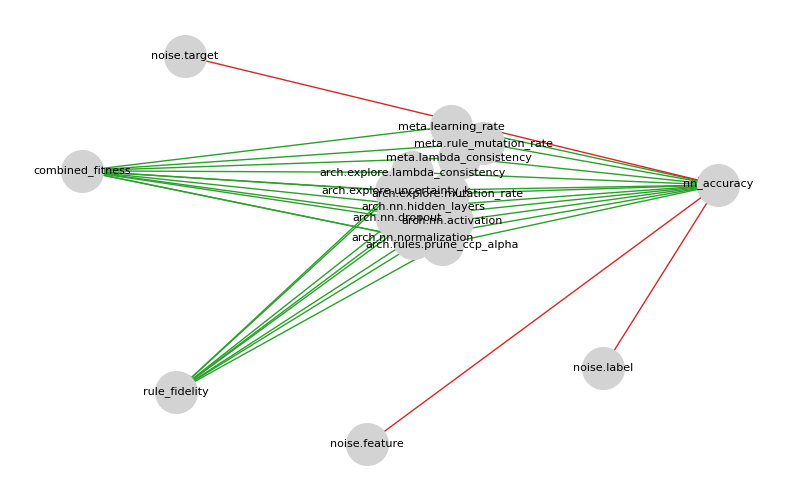

Source code (Python):
"""Render a simple causal graph from attribution results."""

from __future__ import annotations

from pathlib import Path
import json
from typing import Any, Iterable, List


def _flatten_results(payload: Any) -> List[dict[str, Any]]:
    if isinstance(payload, list):
        if payload and isinstance(payload[0], dict) and "results" in payload[0]:
            rows: List[dict[str, Any]] = []
            for item in payload:
                rows.extend(item.get("results", []))
            return rows
        return [item for item in payload if isinstance(item, dict)]
    if isinstance(payload, dict):
        if "runs" in payload and isinstance(payload["runs"], Iterable):
            rows: List[dict[str, Any]] = []
            for run in payload["runs"]:
                if isinstance(run, dict):
                    rows.extend(run.get("results", []))
            return rows
        if "results" in payload and isinstance(payload["results"], Iterable):
            return [item for item in payload["results"] if isinstance(item, dict)]
    return []


def build_graph(report_path: Path, out_path: Path, threshold: float = 0.02):
    try:
        import networkx as nx  # type: ignore
    except ImportError:
        return None
    try:
        import matplotlib.pyplot as plt  # type: ignore
    except ImportError:
        return None

    if not report_path.exists():
        return None

    try:
        payload = json.loads(report_path.read_text(encoding="utf-8"))
    except Exception:
        return None

    rows = _flatten_results(payload)
    if not rows:
        return None

    graph = nx.DiGraph()
    for row in rows:
        kind = row.get("kind")
        metric = row.get("metric")
        weight = row.get("did_mean")
        if not isinstance(kind, str) or not isinstance(metric, str):
            continue
        if not isinstance(weight, (int, float)):
            continue
        weight_val = float(weight)
        if abs(weight_val) < threshold:
            continue
        graph.add_edge(kind, metric, weight=weight_val)

    if not graph.edges:
        return None

    pos = nx.spring_layout(graph, seed=42)
    widths = [max(1.0, 6.0 * abs(graph.edges[edge]["weight"])) for edge in graph.edges]
    colors = ["tab:green" if graph.edges[edge]["weight"] > 0 else "tab:red" for edge in graph.edges]

    plt.figure(figsize=(8, 5))
    nx.draw_networkx_nodes(graph, pos, node_size=900, node_color="lightgray")
    nx.draw_networkx_labels(graph, pos, font_size=8)
    nx.draw_networkx_edges(graph, pos, width=widths, edge_color=colors, arrows=True, arrowsize=12)
    plt.axis("off")
    plt.tight_layout()
    plt.savefig(out_path)
    plt.close()
    return out_path
